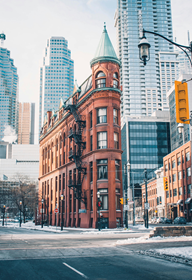
#> input picture img/building.png, 192 x 280 px
$ jupyter execute lesson20_feature_detection_matching.ipynb   (older library calls are emulated)
#> lines starting #> are read from the running program, lines starting #| are printed output that depends on the picture; after the words box and inside, x2 and y2 are one past the last pixel; in counts of white or black regions, pixels touching at a corner belong together
# Bài 20: Phát hiện và So khớp đặc trưng (Feature Detection and Matching)

Đây là phần mở đầu của Phần 2: thị giác máy tính 3D cổ điển, nơi các thuật toán ngày càng làm việc trên *nhiều* ảnh của một cảnh &mdash; các khung hình video, hoặc nhiều camera &mdash; thay vì chỉ một ảnh. Vấn đề đầu tiên nảy sinh: hai ảnh của cùng một cảnh hiếm khi đặt cùng một nội dung tại cùng một vị trí điểm ảnh, vì phép xoay, tỉ lệ và góc nhìn đều làm mọi thứ dịch chuyển. Bài này tiến dần tới so khớp dựa trên đặc trưng (feature-based matching), vốn chịu được chính những thay đổi đó: đầu tiên là **các bộ phát hiện góc (corner detectors)** (Harris, Shi-Tomasi) tìm ra các điểm đặc biệt, lặp lại được, sau đó là **SIFT**, bổ sung tính bất biến với tỉ lệ và một bộ mô tả (descriptor) có thể so khớp giữa hai ảnh trông khác nhau của cùng một cảnh.

[cell 1]
# Download the sample images used in this lesson, if not already present
import os, urllib.request

for _f in ['building.png']:
    _path = f"../img/{_f}"
    if not os.path.exists(_path):
        os.makedirs("../img", exist_ok=True)
        urllib.request.urlretrieve(f"https://raw.githubusercontent.com/sbirchfield/sbirchfield.github.io/main/cvintro/img/{_f}", _path)

[cell 2]
import numpy as np
import cv2
import matplotlib.pyplot as plt

## Tensor cấu trúc: điều gì tạo nên một điểm tốt để so khớp? (The structure tensor: what makes a good point to match?)
Tại mỗi điểm ảnh, xây dựng **tensor cấu trúc (structure tensor)** $2\times2$ từ cửa sổ cục bộ các gradient (Bài 12):

$$M = \sum_{\text{window}} \begin{bmatrix}I_x^2 & I_xI_y \\ I_xI_y & I_y^2\end{bmatrix}$$

Điều này hẳn trông quen thuộc: đó chính xác là ma trận hiệp phương sai mô-men ở Bài 6, nhưng được xây dựng từ gradient thay vì tọa độ điểm ảnh. Các giá trị riêng $\lambda_1 \ge \lambda_2$ của nó mô tả cấu trúc cường độ cục bộ:

- cả hai đều nhỏ: vùng **phẳng**, gradient yếu theo mọi hướng
- một lớn, một nhỏ: **biên**, gradient mạnh theo phương vuông góc với biên, yếu dọc theo biên
- cả hai đều lớn: **góc**, gradient mạnh theo mọi hướng &mdash; chính là loại điểm có thể được định vị lại chính xác trong một ảnh khác

[cell 3]
img = np.zeros((100, 100), dtype=np.uint8)
cv2.rectangle(img, (20, 20), (80, 80), 200, -1)
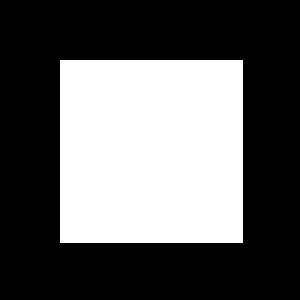
#> img: shape (100, 100) (shown 3 times larger); values 0 (black) and 200 (white), 37.2% white; 1 white region, box (x1, y1, x2, y2) and area: (20, 20, 81, 81) 3721
cv2.rectangle(img, (40, 40), (60, 60), 100, -1)
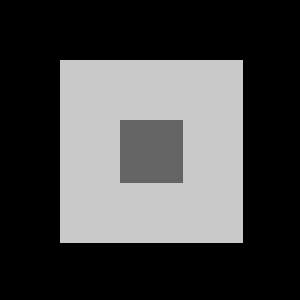
#> img: shape (100, 100) (shown 3 times larger); 4.41% of pixels changed, all inside (x1, y1, x2, y2) = (40, 40, 61, 61)
img_f = img.astype(np.float64)

Ix = cv2.Sobel(img_f, cv2.CV_64F, 1, 0, ksize=3)
Iy = cv2.Sobel(img_f, cv2.CV_64F, 0, 1, ksize=3)

window = 5
Sxx = cv2.boxFilter(Ix * Ix, -1, (window, window))
Syy = cv2.boxFilter(Iy * Iy, -1, (window, window))
Sxy = cv2.boxFilter(Ix * Iy, -1, (window, window))

plt.imshow(img, cmap='gray')
plt.title('Test image: corners, edges, and flat regions')
plt.axis('off')
plt.show()

Ảnh động này trượt cùng một cửa sổ 5x5 quanh ảnh này (có thêm một chút nhiễu điểm ảnh để phân bố gradient thực sự là một đám mây điểm) &mdash; phân bố gradient và elip riêng của tensor cấu trúc cập nhật trực tiếp, và việc phân loại (phẳng / biên / góc) suy ra trực tiếp từ hai giá trị riêng, đúng theo quy tắc ở trên.

## Bộ phát hiện góc Harris (Harris corner detector)
Tính trực tiếp các giá trị riêng ở mọi nơi hơi tốn kém, nên <a href="../references.html#harris-stephens-1988">Harris và Stephens (1988)</a> đề xuất một đại lượng thay thế rẻ hơn chỉ dùng $\det(M)$ và $\text{trace}(M)$ (có thể tính mà không cần tìm giá trị riêng):

$$R = \det(M) - k \cdot \text{trace}(M)^2, \qquad k \approx 0.04$$

$R$ lớn và dương ở góc, âm ở biên, và gần 0 ở vùng phẳng.

[cell 4]
k = 0.04
det_M = Sxx * Syy - Sxy**2
trace_M = Sxx + Syy
harris_response = det_M - k * trace_M**2

harris_cv = cv2.cornerHarris(img_f.astype(np.float32), blockSize=window, ksize=3, k=k)
print('correlation with cv2.cornerHarris:', np.corrcoef(harris_response.ravel(), harris_cv.ravel())[0, 1])
#| correlation with cv2.cornerHarris: 1.0
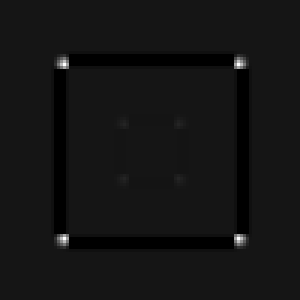
#> harris_response: shape (100, 100) float64 (shown 3 times larger); min -2.62e+09, max 2.83e+10, mean -167673733.1; drawn with min black and max white

fig, axes = plt.subplots(1, 2, figsize=(7, 3.5))
axes[0].imshow(img, cmap='gray')
axes[0].set_title('Image')
im = axes[1].imshow(harris_response, cmap='coolwarm')
axes[1].set_title('Harris response R\n(red=corner, blue=edge)')
for ax in axes:
    ax.axis('off')
plt.tight_layout()
plt.show()
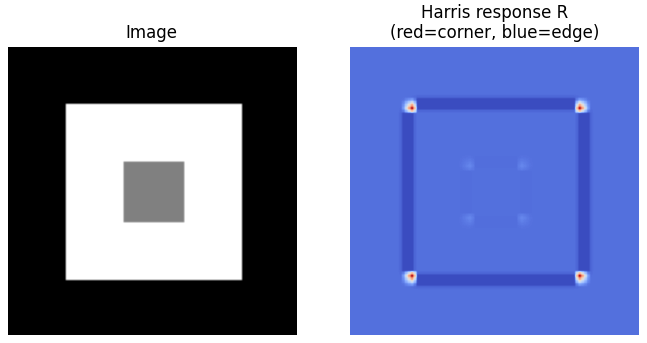
#> figure drawn by matplotlib, 2 panels

## Shi-Tomasi: "Good Features to Track"

<a href="../references.html#shi-tomasi-1994">Shi và Tomasi (1994)</a> lập luận nên dùng trực tiếp **giá trị riêng nhỏ nhất** của $M$ thay vì đại lượng thay thế định thức/vết của Harris:

$$R_{\text{ST}} = \min(\lambda_1, \lambda_2)$$

Một điểm chỉ là góc mạnh nếu *cả hai* giá trị riêng đều lớn &mdash; giá trị nhỏ nhất lớn chính là điều kiện đó, và (khác với $R$ của Harris) nó có ý nghĩa trực tiếp, dễ diễn giải: nó tỉ lệ với độ chính xác theo dõi trong trường hợp xấu nhất theo bất kỳ hướng nào.

[cell 5]
discriminant = np.sqrt(np.clip((trace_M / 2)**2 - det_M, 0, None))
lambda_min = trace_M / 2 - discriminant

eigval_cv = cv2.cornerMinEigenVal(img_f.astype(np.float32), blockSize=window, ksize=3)
print('correlation with cv2.cornerMinEigenVal:', np.corrcoef(lambda_min.ravel(), eigval_cv.ravel())[0, 1])
#| correlation with cv2.cornerMinEigenVal: 1.0
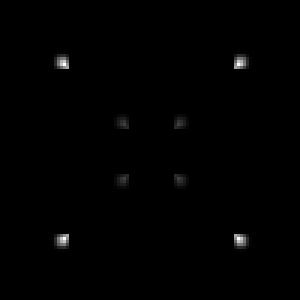
#> lambda_min: shape (100, 100) float64 (shown 3 times larger); min 0, max 160000, mean 785; drawn with min black and max white

corners = cv2.goodFeaturesToTrack(img_f.astype(np.uint8), maxCorners=20, qualityLevel=0.1, minDistance=5)

plt.imshow(img, cmap='gray')
for pt in corners[:, 0]:
    plt.scatter(*pt, c='red', s=40, marker='+')
plt.title('cv2.goodFeaturesToTrack (Shi-Tomasi)')
plt.axis('off')
plt.show()
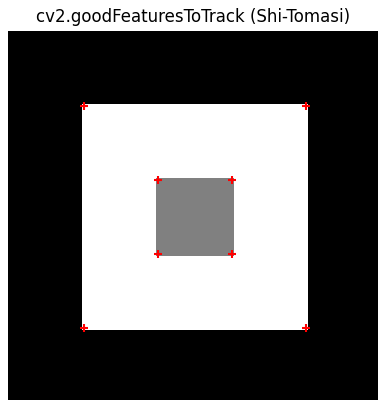
#> figure drawn by matplotlib, 1 panel

## Vấn đề tỉ lệ (The scale problem)
Harris và Shi-Tomasi đều hoạt động ở một kích thước cửa sổ cố định duy nhất. Phóng to hoặc thu nhỏ cùng một góc, và nó có thể không còn trông giống góc ở tỉ lệ cố định đó (một góc nhọn trở thành một đường cong thoải khi thu nhỏ đủ nhiều) &mdash; các bộ phát hiện này không bất biến với tỉ lệ. **SIFT** (Scale-Invariant Feature Transform — biến đổi đặc trưng bất biến tỉ lệ) (<a href="../references.html#lowe-2004">Lowe, 1999/2004</a><span class="landmark-paper">&#9733;</span>) khắc phục điều này bằng cách tìm kiếm điểm đặc trưng trên toàn bộ một không gian tỉ lệ (scale-space), không chỉ một kích thước cửa sổ.

## SIFT: cực trị không gian tỉ lệ và bộ mô tả (SIFT: scale-space extrema and descriptors)
Quy trình của SIFT, nhìn tổng quát:

1. Xây dựng một **không gian tỉ lệ Hiệu-của-Gauss (DoG)** &mdash; chính là phép xấp xỉ DoG cho toán tử Laplace ở Bài 13, tính ở nhiều mức làm mờ.
2. Tìm điểm đặc trưng dưới dạng cực trị cục bộ của phản hồi DoG theo cả không gian *lẫn* tỉ lệ &mdash; một điểm là cực đại so với 26 lân cận của nó (gồm 8 lân cận ở tỉ lệ hiện tại *và* 9 lân cận ở mỗi mức tỉ lệ phía trên và phía dưới).
3. Gán cho mỗi điểm đặc trưng một hướng chủ đạo từ histogram gradient cục bộ, để bộ mô tả có thể được làm bất biến với phép xoay.
4. Xây dựng một bộ mô tả 128 chiều từ các histogram hướng gradient trong một lưới $4\times4$ các vùng con quanh điểm đặc trưng.

Kết quả: một điểm đặc trưng có vị trí, tỉ lệ, hướng, và một vector mô tả được thiết kế để rất giống nhau giữa hai ảnh ngay cả khi có phép xoay, co giãn và thay đổi chiếu sáng ở mức vừa phải.

Ảnh động này minh họa phép kiểm tra cực trị 26 lân cận trên một không gian tỉ lệ Hiệu-của-Gauss tổng hợp với hai đốm kích thước khác nhau. Bên trái, chấm đánh dấu vị trí (x, y) của điểm ảnh ứng viên khi nó trượt qua ảnh ở các tỉ lệ khác nhau. Bên phải, ba mảng cho thấy 26 lân cận của ứng viên (8 ở cùng tỉ lệ cộng với các mảng 3x3 tương ứng ở một mức tỉ lệ phía trên và phía dưới). Một ô màu cam đánh dấu giá trị nhỏ nhất trong tất cả 27 giá trị. Khi cực trị lệch khỏi tâm, điểm ảnh ứng viên không phải điểm đặc trưng. Ô chỉ chuyển sang màu xanh lục khi cực trị rơi đúng vào điểm ảnh ứng viên: tâm của đốm nhỏ hơn ở sigma nhỏ hơn, và tâm của đốm lớn hơn (bán kính gấp đôi) ở một quãng tám (octave) sau đó &mdash; chính là cơ chế chọn tỉ lệ giúp khắc phục vấn đề tỉ lệ nêu ở trên.

[cell 6]
textured = cv2.imread('../img/building.png', cv2.IMREAD_GRAYSCALE)
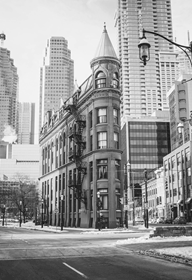
#> textured: shape (280, 192); min 0, max 255, mean 154.5
textured = cv2.cvtColor(textured, cv2.COLOR_BGR2RGB)
#> textured: shape (280, 192, 3)

sift = cv2.SIFT_create()
keypoints, descriptors = sift.detectAndCompute(textured, None)
#> keypoints = 723 keypoints; strongest (x, y, size): (189, 199, 1.8), (151, 236, 2.3), (148, 45, 2.8), (189, 174, 2)
print(f'found {len(keypoints)} keypoints, each with a {descriptors.shape[1]}-dim descriptor')
#| found 723 keypoints, each with a 128-dim descriptor

keypoint_vis = cv2.drawKeypoints(textured, keypoints, None,
                                  flags=cv2.DRAW_MATCHES_FLAGS_DRAW_RICH_KEYPOINTS)
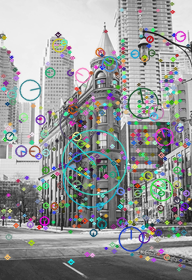
#> keypoint_vis: shape (280, 192, 3); mean R, G, B 150.7, 152.9, 153.3

fig, axes = plt.subplots(1, 2, figsize=(10, 5))
axes[0].imshow(textured)
axes[0].set_title('Original')
axes[1].imshow(keypoint_vis)
axes[1].set_title('SIFT keypoints (circle size = scale, line = orientation)')
for ax in axes:
    ax.axis('off')
plt.tight_layout()
plt.show()

<p class="image-attribution">Ảnh của <a href="https://unsplash.com/@dawsonlovell" target="_blank" rel="noopener">Dawson Lovell</a> trên <a href="https://unsplash.com/photos/flatiron-building-in-toronto-W_MUqtuHwyY" target="_blank" rel="noopener">Unsplash</a></p>

## So khớp khi có phép xoay và thay đổi tỉ lệ (Matching under rotation and scale)
Ta xoay và thu nhỏ ảnh bằng một phép biến đổi *đã biết*, phát hiện đặc trưng SIFT độc lập trên cả hai ảnh, rồi so khớp các bộ mô tả bằng tìm kiếm láng giềng gần nhất. **Phép kiểm tra tỉ số của Lowe (Lowe's ratio test)** chỉ giữ một cặp khớp nếu ứng viên tốt nhất gần hơn đáng kể so với ứng viên tốt *thứ hai* &mdash; một cách đơn giản, hiệu quả để loại bỏ các cặp khớp mơ hồ.

[cell 7]
M = cv2.getRotationMatrix2D((150, 150), angle=35, scale=0.7)
rotated_scaled = cv2.warpAffine(textured, M, (300, 300))
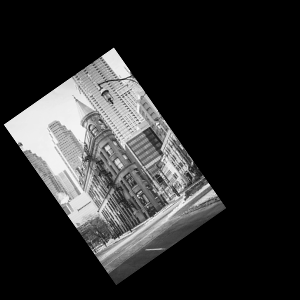
#> rotated_scaled: shape (300, 300, 3); min 0, max 251, mean 45.2

kp1, des1 = sift.detectAndCompute(textured, None)
#> kp1 has the same summary as keypoints
kp2, des2 = sift.detectAndCompute(rotated_scaled, None)
#> kp2 = 379 keypoints; strongest (x, y, size): (112, 59, 12.8), (51, 129, 48.5), (87, 129, 89), (30, 129, 27.9)

bf = cv2.BFMatcher()
raw_matches = bf.knnMatch(des1, des2, k=2)
#> raw_matches = 723 matches
good_matches = [m for m, n in raw_matches if m.distance < 0.75 * n.distance]
#> good_matches = 190 matches

print(f'keypoints: {len(kp1)} (original), {len(kp2)} (rotated + scaled)')
#| keypoints: 723 (original), 379 (rotated + scaled)
print(f'good matches after Lowe ratio test: {len(good_matches)} / {len(raw_matches)} candidate pairs')
#| good matches after Lowe ratio test: 190 / 723 candidate pairs

### Có bao nhiêu cặp khớp thực sự đúng? (How many matches are actually correct?)
Vì ta biết chính xác phép biến đổi `M` dùng để tạo ảnh thứ hai, ta có thể kiểm tra trực tiếp: ánh xạ mỗi điểm đặc trưng đã khớp qua `M` có rơi gần vị trí nó thực sự được khớp không?

[cell 8]
correct = 0
for m in good_matches:
    p1 = np.array(kp1[m.queryIdx].pt + (1,))
    p2 = np.array(kp2[m.trainIdx].pt)
    predicted = M @ p1
    if np.linalg.norm(predicted - p2) < 3:
        correct += 1
#> this loop made 190 passes
#> (p1, p2, predicted) on passes 1 to 12: ([9.46, 210.3, 1], [93.65, 241.2], [93.62, 241]), ([14.27, 137.6, 1], [67.3, 197.6], [67.17, 197.4]), ([14.57, 69.34, 1], [39.9, 158.3], [39.96, 158.1]), ([15.66, 224.9, 1], [103.1, 247], [103, 246.9]), ([15.66, 224.9, 1], [103.1, 247], [103, 246.9]), ([15.66, 224.9, 1], [103.1, 247], [103, 246.9]), ([15.68, 77.65, 1], [43.94, 162.6], [43.93, 162.4]), ([29.78, 224.1, 1], [110.9, 241], [110.8, 240.8]), ([31.01, 242.2, 1], [118.8, 250.8], [118.8, 250.7]), ([31.32, 142, 1], [78.7, 193.2], [78.74, 193.1]), ([31.72, 133.9, 1], [75.66, 188.3], [75.7, 188.2]), ([32.81, 105.5, 1], [64.88, 171.6], [64.95, 171.6])
#> (p1, predicted) on pass 51: ([78.54, 225.6, 1], [139.4, 222.1])
#> after the loop, correct = 174

print(f'geometrically correct matches: {correct} / {len(good_matches)} ({100 * correct / len(good_matches):.0f}%)')
#| geometrically correct matches: 174 / 190 (92%)

match_vis = cv2.drawMatches(textured, kp1, rotated_scaled, kp2, good_matches, None,
                             flags=cv2.DrawMatchesFlags_NOT_DRAW_SINGLE_POINTS)
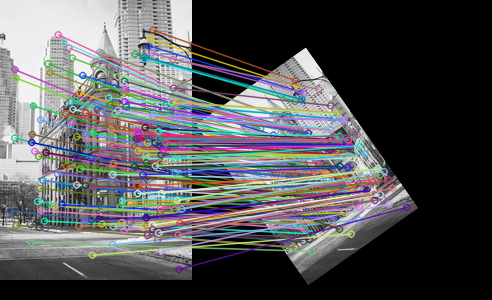
#> match_vis: shape (300, 492, 3); mean R, G, B 84.2, 84.6, 86.7
plt.figure(figsize=(11, 5))
plt.imshow(match_vis)
plt.title(f'{len(good_matches)} matches across a 35-degree rotation + 0.7x scale change')
plt.axis('off')
plt.show()

$ run again, with img/house.png copied over img/building.png
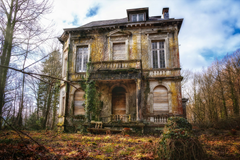
#> input picture img/house.png, 240 x 160 px
#| correlation with cv2.cornerHarris: 1.0
#| correlation with cv2.cornerMinEigenVal: 1.0
#> keypoints = 595 keypoints; strongest (x, y, size): (145, 11, 5), (179, 23, 5.7), (129, 12, 4.3), (150, 14, 3.3)
#| found 595 keypoints, each with a 128-dim descriptor
#> kp1 has the same summary as keypoints
#> kp2 = 364 keypoints; strongest (x, y, size): (135, 62, 35), (103, 64, 3), (95, 66, 7.9), (40, 125, 33.9)
#> raw_matches = 595 matches
#> good_matches = 221 matches
#| keypoints: 595 (original), 364 (rotated + scaled)
#| good matches after Lowe ratio test: 221 / 595 candidate pairs
#> the loop `for m in good_matches:` made 221 passes
#> (p1, p2, predicted) on passes 1 to 8: ([12.9, 117.4, 1], [58.45, 187], [58.31, 186.4]), ([12.9, 117.4, 1], [58.45, 187], [58.31, 186.4]), ([14.7, 21.25, 1], [20.72, 130.7], [20.72, 130.5]), ([14.91, 50.18, 1], [32.41, 147.3], [32.46, 147]), ([16.77, 122, 1], [62.24, 187.1], [62.38, 187.5]), ([19.89, 74.58, 1], [45.05, 159.4], [45.11, 159]), ([21.22, 97.77, 1], [55.12, 171.7], [55.18, 171.8]), ([21.75, 36.28, 1], [30.87, 136.4], [30.8, 136.3])
#> after the loop `for m in good_matches:`: correct = 216
#| geometrically correct matches: 216 / 221 (98%)
#> `match_vis = cv2.drawMatches(textured, kp1, rotated_scaled, kp2, good_m..`:
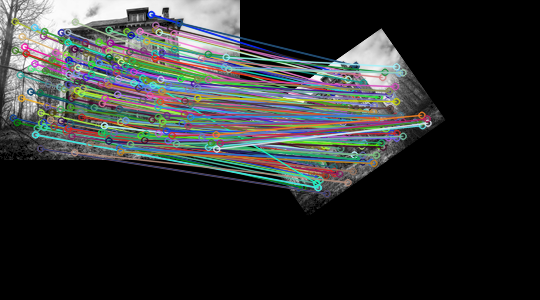
#> match_vis: shape (300, 540, 3); mean R, G, B 47.1, 49.6, 49.4
